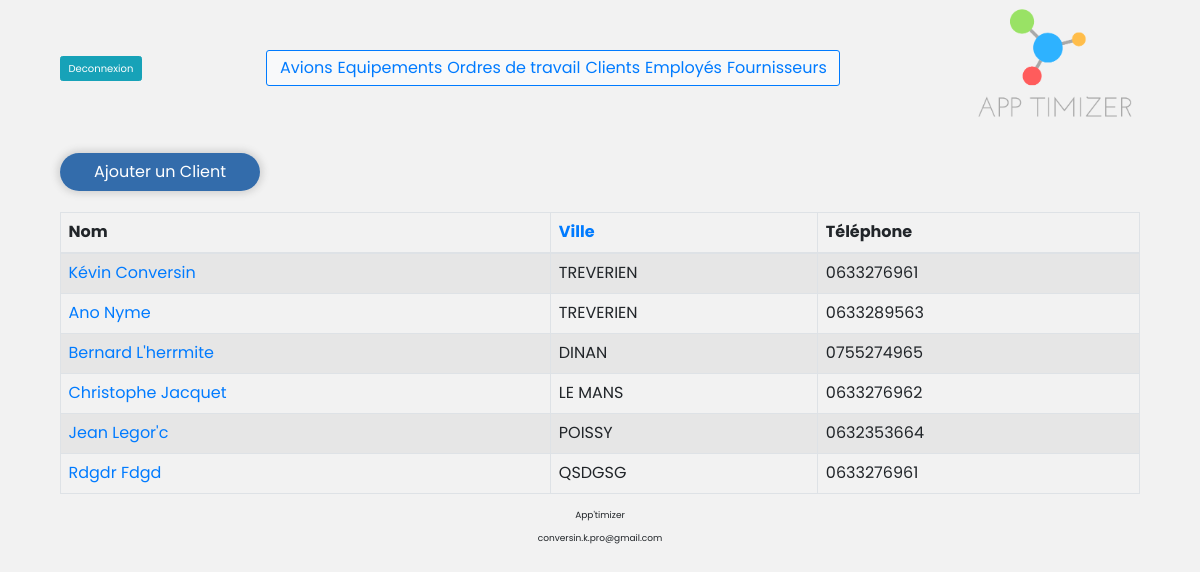
/construct/public/index.php?p=customers&table=customers (signed in), run on the app's committed database.
### tables this page shows
CREATE TABLE IF NOT EXISTS `customers` (
  `firstname` varchar(255) NOT NULL,
  `lastname` varchar(255) NOT NULL,
  `customer_id` int(11) NOT NULL AUTO_INCREMENT,
  `email` varchar(255) NOT NULL,
  `phone` int(11) NOT NULL,
  `adress` varchar(255) NOT NULL,
  `zip_code` varchar(255) NOT NULL,
  `city` varchar(255) NOT NULL,
  `fullname` varchar(255) NOT NULL,
  PRIMARY KEY (`customer_id`)
);

### construct/pages/customers.php (called while the page is built, shortened)
<?php
require '../app/class/functions.php';
require '../app/class/TableHelper.php';
$request = "SELECT * FROM customers";
try {
  $response = fetchObject($request);
} catch (Exception $e) {
  echo $e -> getMessage(), "\n";
}
 $table = new Table($response);
require 'html/customers.phtml';
 ?>

### construct/app/class/URLHelper.class.php (called while the page is built, shortened)
<?php
class URLHelper {
    public static function withParams(array $data, array $params): string
    {
        return http_build_query(array_merge($data, $params));
    }
}
?>

### construct/app/class/DB_connect.php (called while the page is built)
<?php
 $dsn = 'mysql:dbname=apptimizer;host=localhost;port=3307';
 $user = 'root';
 $password = '';
 try {
     $pdo = new PDO($dsn, $user, $password, [
            PDO::ATTR_DEFAULT_FETCH_MODE => PDO::FETCH_ASSOC,
            PDO::ATTR_ERRMODE => PDO::ERRMODE_EXCEPTION
            ]);
     $pdo->query('SET NAMES UTF8');
 } catch (PDOException $e) {
     echo 'Connexion échouée : ' . $e->getMessage();
 }
?>

### construct/app/class/functions.php (called while the page is built, shortened)
<?php
function fetchObject($e){
  include 'DB_connect.php';
  $stmt = $pdo->prepare($e);
  $stmt->execute();
  $results = array();
  while ($result = $stmt->fetchObject()){
      $results[] = $result;
  }
  return $results;
};
?>

### construct/pages/html/customers.phtml (the view)
<div class="button-container">
  <div class="action-button my-2">
    <a href="index.php?p=add_customers&table=customers">Ajouter un Client</a>
  </div>
</div>
<table class="table table-striped table-bordered">
      <?= Table::colTitle(['Nom' ,Table::sort('city','Ville',$_GET), 'Téléphone']); ?>
  <tbody>
    <?php foreach ($table->getData() as $key => $value): ?>
      <tr>
        <td><a href="index.php?p=focus_customer&table=customers&id=<?= $value->customer_id ?>"><?= $value->firstname ." ".$value->lastname; ?></a></td>
        <td><?= $value->city; ?></td>
        <td>0<?= $value->phone; ?></td>
      </tr>
    <?php endforeach; ?>
  </tbody>
</table>

### construct/public/css/style.css (style rules this page uses)
* { margin: 0; padding: 0; box-sizing:border-box; font-family: 'Poppins', sans-serif; }
html { font-size: 62.5%; }
body { font-size: 1.6em; width: 90%; margin: auto; background-color: #0000000d; }
a { text-decoration: none; }
.button-container { display: flex; margin: 1em 0; }
.action-button { width: 200px; margin-right: 15px; border: none; border-radius: 25px; box-shadow: 0 0 7px 3px lightgray; padding: 7px; background: #0f539ed6; text-align: center; }
.action-button a { color: white; text-decoration: none; }

### data on the page
customers: firstname "Kévin", lastname "Conversin", city "TREVERIEN", phone "633276961"
customers: firstname "Ano", lastname "Nyme", city "TREVERIEN", phone "633289563"
customers: firstname "Bernard", lastname "L'herrmite", city "DINAN", phone "755274965"
customers: firstname "Christophe", lastname "Jacquet", city "LE MANS", phone "633276962"
customers: firstname "Jean", lastname "Legor'c", city "POISSY", phone "632353664"
customers: firstname "Rdgdr", lastname "Fdgd", city "QSDGSG", phone "633276961"

### other printed values
$value "Nom Téléphone"
$label "Ville"
